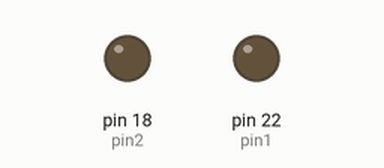
A program run on a simulated Jetson Nano (header pin numbers). Shown: output pins drawn as LEDs (lit = HIGH). What the program prints to the terminal is not drawn.

Above: at 1.0 s.
At 3.0 s:
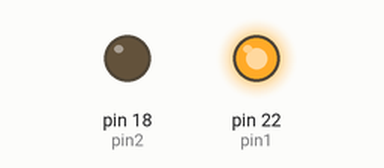
Timing chart, 0 to 5.2 s (numbered marks = the images above):
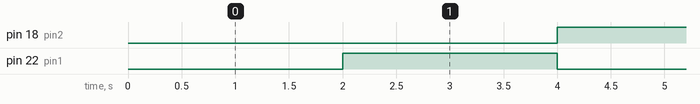

The program:

GPIO_led.py
```python
# import GPIO library
import Jetson.GPIO as GPIO

# import time library
import time

# set Pin number
pin1 = 22
pin2 = 18

# set GPIO mode
GPIO.setmode(GPIO.BOARD)

# set initial pin signal
GPIO.setup(pin1, GPIO.OUT, initial=GPIO.LOW)
GPIO.setup(pin2, GPIO.OUT, initial=GPIO.LOW)

# LED states are switched every 2 seconds
print('press ctrl+c to exit')
try:
    while True:
        time.sleep(2)
        GPIO.output(pin1, GPIO.HIGH)
        GPIO.output(pin2, GPIO.LOW)
        time.sleep(2)
        GPIO.output(pin2, GPIO.HIGH)
        GPIO.output(pin1, GPIO.LOW)
except KeyboardInterrupt:
    pass

# turn off led after operation
GPIO.setup(pin1, GPIO.OUT, initial=GPIO.LOW)
GPIO.setup(pin2, GPIO.OUT, initial=GPIO.LOW)

# clean resource
GPIO.cleanup()
```

Measured:
- by itself, pin 18 (pin2), pin 22 (pin1): alternates HIGH for 2.0 s and LOW for 2.0 s
